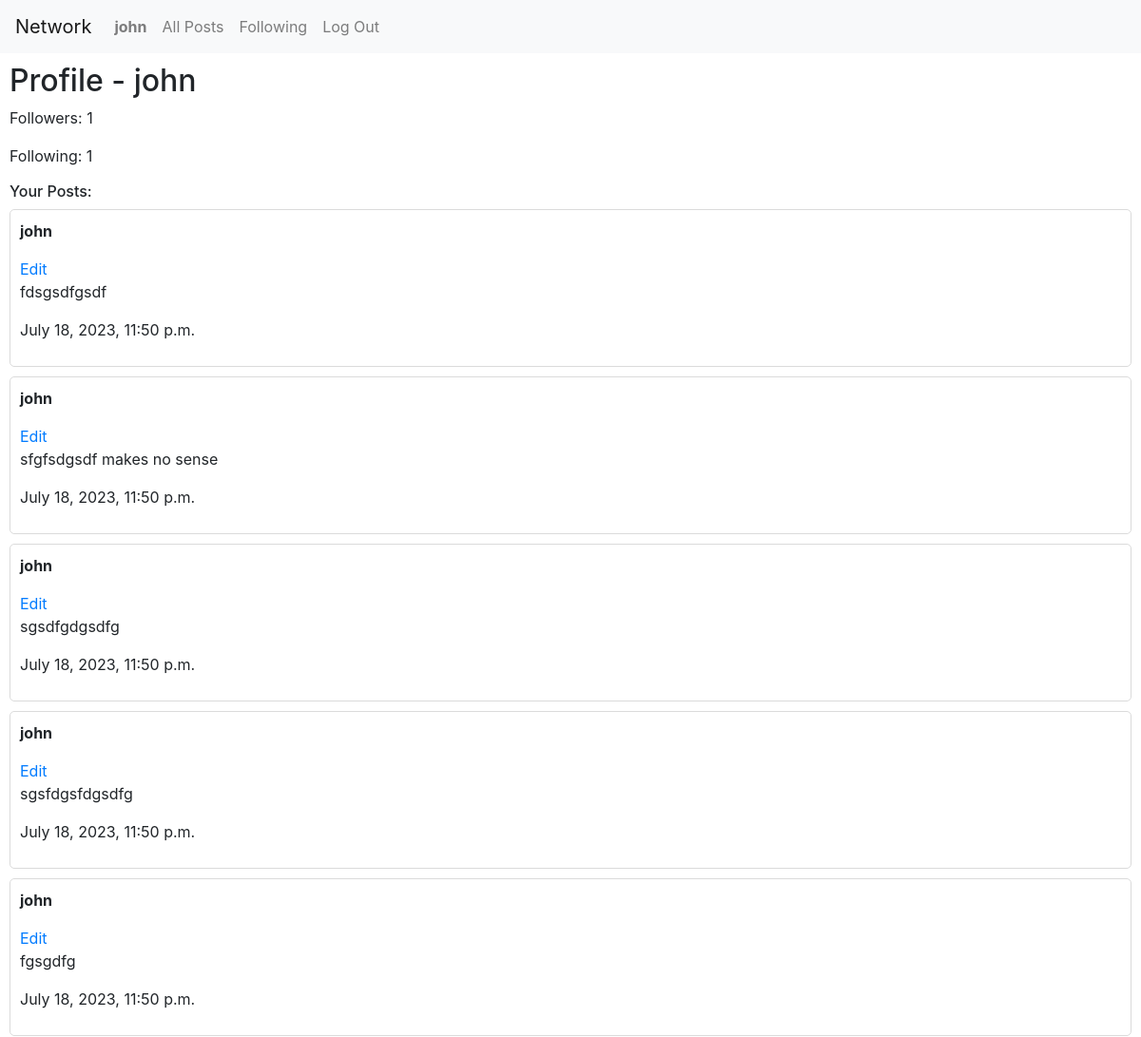
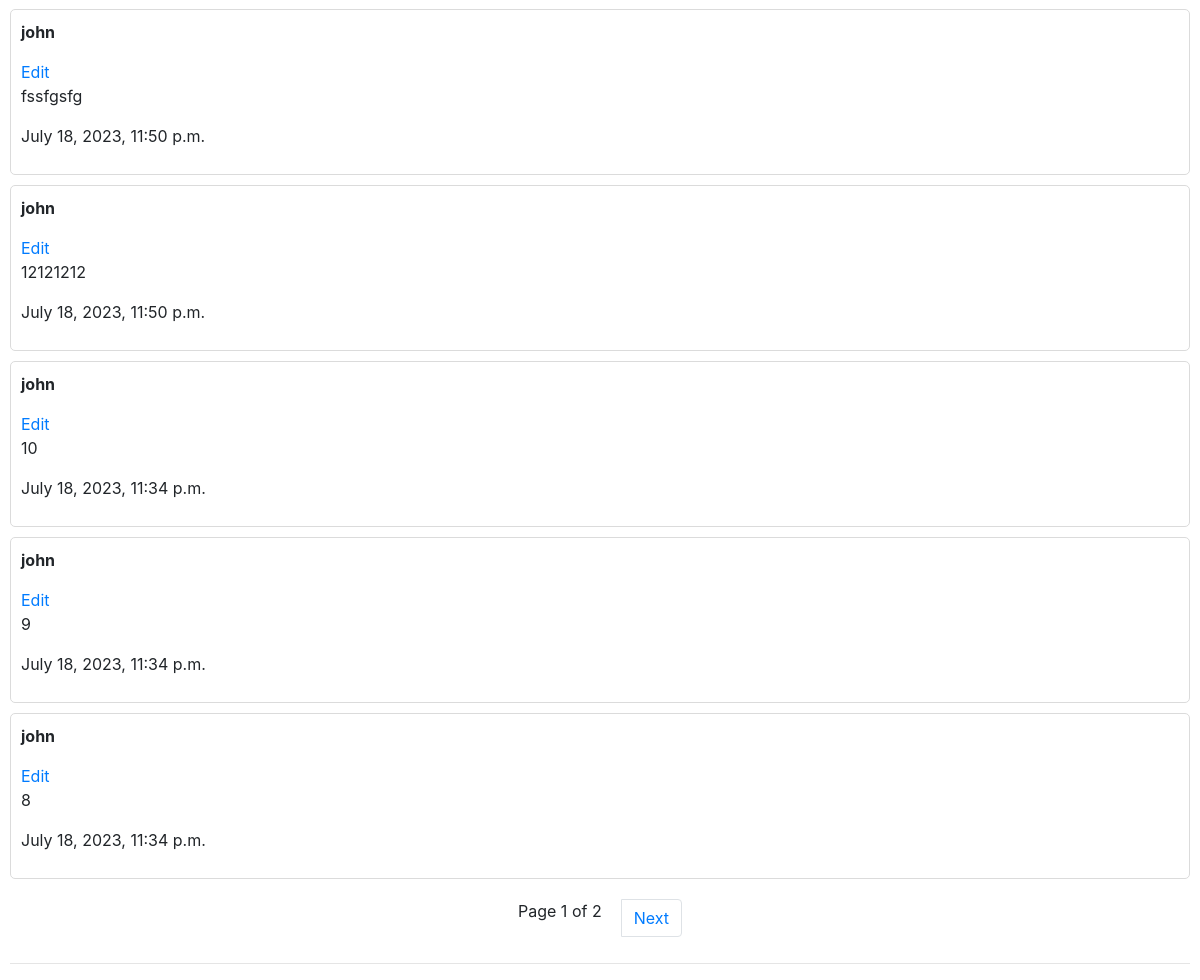
/profile/2 (signed in), run on the app's committed database (2 pictures, top to bottom).
### network/models.py (models this page shows, shortened)
class User(AbstractUser):
    pass

class Post(models.Model):
    user = models.ForeignKey(User, on_delete=models.CASCADE)
    content = models.TextField()
    dateCreated = models.DateTimeField(auto_now_add=True)

### network/views.py (the view)
# urls.py: path("profile/<int:user_id>", views.get_profile, name="profile"),
@login_required(login_url="login")
def get_profile(request, user_id):
    user = User.objects.get(pk=user_id)
    posts = Post.objects.filter(user=user).order_by("-dateCreated")
    followers = Follower.objects.filter(user=user)
    following = Following.objects.filter(user=user)
    total_followers = len(followers)
    total_following = len(following)
    owner = True
    follows = False
    if request.user != user:
        owner = False
    for follower in followers:
        if request.user == follower.follower:
            follows = True
            break
    paginator = Paginator(posts, 10)
    page_number = request.GET.get('page')
    page_obj = paginator.get_page(page_number)
    return render(request, "network/profile.html", {
        "followers": followers,
        "following": following,
        "total_followers": total_followers,
        "total_following": total_following,
        "user": user,
        "owner": owner,
        "follows": follows,
        "page_obj": page_obj
    })

### network/templates/network/profile.html (shortened to what this page needs)
{% extends "network/layout.html" %}
{% block body %}
    <h2>Profile - {{ user.username }}</h2>
    <p>Followers: {{ total_followers }}</p>
    <p>Following: {{ total_following }}</p>
    <h6>Your Posts:</h6>
    <div id="all-posts-view">
        {% for post in page_obj %}
            <div id="post-{{post.id}}" class="post">
                <p class="post-username" onclick="location.href='{% url 'profile' post.user.id%}'">{{post.user.username}}</p>
                {% if request.user.id == post.user.id %}
                    <button class="edit-btn" onclick="edit_post({{post.id}})">Edit</button>
                {% endif %}
                <p>{{post.content}}</p>
                <p>{{post.dateCreated}}</p>
            </div>
        {% endfor %}
    </div>
    <nav>
        <ul class="pagination justify-content-center">
            <li class="page-item">Page {{ page_obj.number }} of {{ page_obj.paginator.num_pages }}</li>
            {% if page_obj.has_next %}
                <li class="page-item"><a class="page-link" href="?page={{ page_obj.next_page_number }}">Next</a></li>
            {% endif %}
        </ul>
    </nav>
    <hr>
{% endblock %}

### network/templates/network/layout.html (shortened to what this page needs)
{% load static %}
<!DOCTYPE html>
<html lang="en">
    <head>
        <link rel="stylesheet" href="https://stackpath.bootstrapcdn.com/bootstrap/4.4.1/css/bootstrap.min.css">
        <link rel="stylesheet" href="https://cdn.jsdelivr.net/npm/bootstrap-icons@1.5.0/font/bootstrap-icons.css" />
        <link href="{% static 'network/styles.css' %}" rel="stylesheet">
    </head>
    <body>
        <nav class="navbar navbar-expand-lg navbar-light bg-light">
            <a class="navbar-brand" href="{% url 'index' %}">Network</a>
            <div>
              <ul class="navbar-nav mr-auto">
                {% if user.is_authenticated %}
                    <li class="nav-item">
                        <a class="nav-link" href="{% url 'profile' request.user.id %}"><strong>{{ request.user.username }}</strong></a>
                    </li>
                    <li class="nav-item">
                        <a class="nav-link" href="{% url 'index' %}">All Posts</a>
                    </li>
                    <li class="nav-item">
                        <a class="nav-link" href="{% url 'following' %}">Following</a>
                    </li>
                    <li class="nav-item">
                        <a class="nav-link" href="{% url 'logout' %}">Log Out</a>
                    </li>
                {% endif %}
              </ul>
            </div>
          </nav>
        <div class="body">
            {% block body %}
            {% endblock %}
        </div>
    </body>
</html>

### network/static/network/styles.css (style rules this page uses)
.body { margin: 10px; }
.post, .add-post-form { border: 1px solid #dbdbdb; border-radius: 5px; margin-bottom: 10px; padding: 10px; }
.like-btn, .like-btn:focus, .edit-btn, .edit-btn:focus, .done-btn, .done-btn:focus { border: none; background: none; padding: 0; margin: 0; outline: inherit; }
.edit-btn, .done-btn { color: #007bff; }
.post-username { font-weight: bold; }
.page-item { margin: 10px; }

### data on the page
User: user.username "john", username "john"
Post: user.username "john", content "fdsgsdfgsdf", dateCreated "July 18, 2023, 11:50 p.m."
Post: user.username "john", content "sfgfsdgsdf makes no sense", dateCreated "July 18, 2023, 11:50 p.m."
Post: user.username "john", content "sgsdfgdgsdfg", dateCreated "July 18, 2023, 11:50 p.m."
Post: user.username "john", content "sgsfdgsfdgsdfg", dateCreated "July 18, 2023, 11:50 p.m."
Post: user.username "john", content "fgsgdfg", dateCreated "July 18, 2023, 11:50 p.m."
Post: user.username "john", content "fssfgsfg", dateCreated "July 18, 2023, 11:50 p.m."
Post: user.username "john", content "12121212", dateCreated "July 18, 2023, 11:50 p.m."
Post: user.username "john", content "10", dateCreated "July 18, 2023, 11:34 p.m."
Post: user.username "john", content "9", dateCreated "July 18, 2023, 11:34 p.m."
Post: user.username "john", content "8", dateCreated "July 18, 2023, 11:34 p.m."

### other printed values
{{ total_followers }} "1"
{{ total_following }} "1"
{{ page_obj.number }} "1"
{{ page_obj.paginator.num_pages }} "2"
